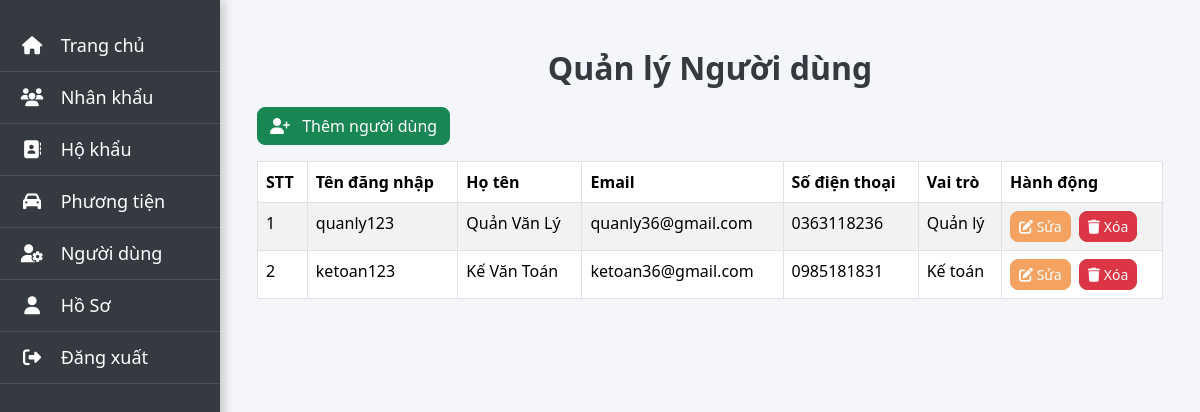
Screenshot of /quanly_nguoidung/ (signed in) with the database file from the repository.
### apartment_management/models.py (models this page shows, shortened)
class NguoiDung(models.Model):
    VAI_TRO_CHOICES = [
        ('Quản lý', 'Quản lý'),
        ('Kế toán', 'Kế toán'),
    ]
    user = models.OneToOneField(User, on_delete=models.CASCADE)
    ho_ten = models.CharField(max_length=100)
    email = models.EmailField(max_length=100)
    so_dien_thoai = models.CharField(max_length=15)
    vai_tro = models.CharField(max_length=30, choices=VAI_TRO_CHOICES)

### apartment_management/views/nguoidung_views.py (the view)
# urls.py: path('quanly_nguoidung/', nguoidung_views.quanly_nguoidung, name='quanly_nguoidung'),
@login_required
@role_required('Quản lý')
def quanly_nguoidung(request):
    users = User.objects.select_related('nguoidung').all().order_by('-date_joined')
    user_list = []
    stt = 1  # Start counting from 1
    for user in users:
        try:
            nguoi_dung = user.nguoidung
            user_list.append({
                'stt': stt,
                'id': user.id,
                'username': user.username,
                'password': user.password,  # Mật khẩu (mã hóa)
                'ho_ten': f"{user.last_name} {user.first_name}".strip(),
                'email': user.email,
                'so_dien_thoai': nguoi_dung.so_dien_thoai,
                'vai_tro': nguoi_dung.vai_tro,
            })
            stt += 1
        except NguoiDung.DoesNotExist:
            continue
    context = {'users': user_list}
    return render(request, 'nguoidung/quanly_nguoidung.html', context)

### apartment_management/views/nguoidung_views.py (called while the page is built)
def role_required(required_role):
    def decorator(view_func):
        @wraps(view_func)
        def _wrapped_view(request, *args, **kwargs):
            if request.user.is_authenticated:
                nguoi_dung = getattr(request.user, 'nguoidung', None)
                if nguoi_dung and nguoi_dung.vai_tro == required_role:
                    return view_func(request, *args, **kwargs)
            return redirect('login')
        return _wrapped_view
    return decorator

### apartment_management/templates/nguoidung/quanly_nguoidung.html (shortened to what this page needs)
{% extends 'quanly/quanly_base.html' %}
{% block content %}
<div class="container mt-4">
    <h2>Quản lý Người dùng</h2>
    <a href="{% url 'them_nguoidung' %}" class="btn btn-success mb-3">
        <i class="fas fa-user-plus me-2"></i> Thêm người dùng
    </a>
    <table class="table table-striped table-bordered">
        <thead>
            <tr>
                <th>STT</th>
                <th>Tên đăng nhập</th>
                <th>Họ tên</th>
                <th>Email</th>
                <th>Số điện thoại</th>
                <th>Vai trò</th>
                <th>Hành động</th>
            </tr>
        </thead>
        <tbody>
            {% for user in users %}
            <tr>
                <td>{{ forloop.counter }}</td>
                <td>{{ user.username }}</td>
                <td>{{ user.ho_ten }}</td>
                <td>{{ user.email }}</td>
                <td>{{ user.so_dien_thoai }}</td>
                <td>{{ user.vai_tro }}</td>
                <td>
                    <a href="{% url 'sua_nguoidung' user.id %}" class="btn btn-warning btn-sm me-1">
                        <i class="fas fa-edit"></i> Sửa
                    </a>
                    <a href="{% url 'xoa_nguoidung' user.id %}" class="btn btn-danger btn-sm">
                        <i class="fas fa-trash"></i> Xóa
                    </a>
                </td>
            </tr>
            {% empty %}
            <tr>
                <td colspan="8" class="text-center">Không có người dùng nào.</td>
            </tr>
            {% endfor %}
        </tbody>
    </table>
</div>
{% endblock %}

### apartment_management/static/css/style.css (style rules this page uses)
body { font-family: 'Segoe UI', Tahoma, Geneva, Verdana, sans-serif; margin: 0; padding: 0; background-color: #f4f6f9; color: #495057; }
h1, h2, h3, h4 { font-weight: 600; color: #343a40; }
.btn { border-radius: 8px; font-weight: 500; }
.btn-warning { background-color: #f4a261; border-color: #f4a261; color: white; transition: background-color 0.3s, transform 0.2s ease-in-out; }
h2 { text-align: center; font-size: 2rem; margin-bottom: 20px; color: #343a40; }

### rows the page displays
NguoiDung: username "quanly123", ho_ten "Quản Văn Lý", email "quanly36@gmail.com", so_dien_thoai "0363118236", vai_tro "Quản lý"
NguoiDung: username "ketoan123", ho_ten "Kế Văn Toán", email "ketoan36@gmail.com", so_dien_thoai "0985181831", vai_tro "Kế toán"
